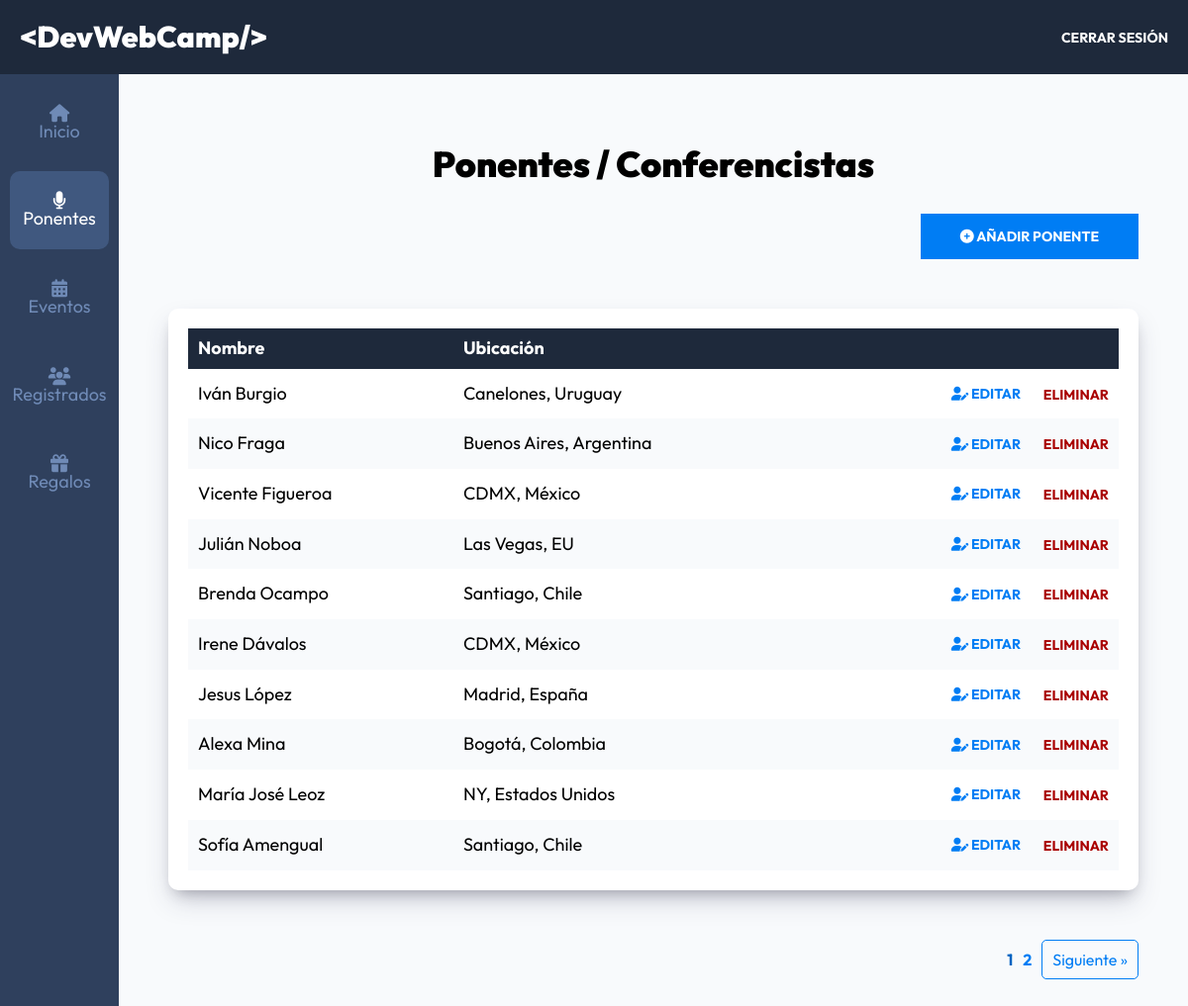
Page /admin/ponentes?page=1 (signed in) on the committed database.
### tables this page shows
CREATE TABLE `ponentes` (
  `id` int NOT NULL AUTO_INCREMENT,
  `nombre` varchar(40) DEFAULT NULL,
  `apellido` varchar(40) DEFAULT NULL,
  `ciudad` varchar(20) DEFAULT NULL,
  `pais` varchar(20) DEFAULT NULL,
  `imagen` varchar(32) DEFAULT NULL,
  `tags` varchar(120) DEFAULT NULL,
  `redes` text,
  PRIMARY KEY (`id`)
);

### controllers/PonentesController.php (called while the page is built, shortened)
<?php
class PonentesController {
    public static function index(Router $router) {
        $pagina_actual = $_GET['page'];
        $pagina_actual = filter_var($pagina_actual, FILTER_VALIDATE_INT);
        $registros_por_pagina = 10;
        $total = Ponente::total();
        $paginacion = new Paginacion($pagina_actual, $registros_por_pagina, $total);
        $ponentes = Ponente::paginar($registros_por_pagina, $paginacion->offset());
        $router->render('admin/ponentes/index', [
            'titulo' => 'Ponentes / Conferencistas',
            'ponentes' => $ponentes,
            'paginacion' => $paginacion->paginacion(),
        ]);
    }
}

### public/index.php (called while the page is built, shortened)
<?php
$router = new Router();
$router->get('/login', [AuthController::class, 'login']);
$router->post('/login', [AuthController::class, 'login']);
$router->post('/logout', [AuthController::class, 'logout']);
$router->get('/registro', [AuthController::class, 'registro']);
$router->post('/registro', [AuthController::class, 'registro']);
$router->get('/olvide', [AuthController::class, 'olvide']);
$router->post('/olvide', [AuthController::class, 'olvide']);
$router->get('/reestablecer', [AuthController::class, 'reestablecer']);
$router->post('/reestablecer', [AuthController::class, 'reestablecer']);
$router->get('/mensaje', [AuthController::class, 'mensaje']);
$router->get('/confirmar-cuenta', [AuthController::class, 'confirmar']);
$router->get('/admin/dashboard', [DashboardController::class, 'index']);
$router->get('/admin/ponentes', [PonentesController::class, 'index']);
$router->get('/admin/ponentes/crear', [PonentesController::class, 'crear']);
$router->post('/admin/ponentes/crear', [PonentesController::class, 'crear']);
$router->get('/admin/ponentes/editar', [PonentesController::class, 'editar']);
$router->post('/admin/ponentes/editar', [PonentesController::class, 'editar']);
$router->post('/admin/ponentes/eliminar', [PonentesController::class, 'eliminar']);
$router->get('/admin/eventos', [EventosController::class, 'index']);
$router->get('/admin/eventos/crear', [EventosController::class, 'crear']);
$router->post('/admin/eventos/crear', [EventosController::class, 'crear']);
$router->get('/admin/eventos/editar', [EventosController::class, 'editar']);
$router->post('/admin/eventos/editar', [EventosController::class, 'editar']);
$router->post('/admin/eventos/eliminar', [EventosController::class, 'eliminar']);
$router->get('/api/eventos-horario', [APIEventos::class, 'index']);
$router->get('/api/ponentes', [APIPonentes::class, 'index']);
$router->get('/api/ponente', [APIPonentes::class, 'ponente']);
$router->get('/api/regalos', [APIRegalos::class, 'index']);
$router->get('/admin/registrados', [RegistradosController::class, 'index']);
$router->get('/admin/regalos', [RegalosController::class, 'index']);
$router->get('/finalizar-registro', [RegistroController::class, 'crear']);
$router->post('/finalizar-registro/gratis', [RegistroController::class, 'gratis']);
$router->post('/finalizar-registro/pagar', [RegistroController::class, 'pagar']);
$router->get('/finalizar-registro/conferencias', [RegistroController::class, 'conferencias']);
$router->post('/finalizar-registro/conferencias', [RegistroController::class, 'conferencias']);
$router->get('/boleto', [RegistroController::class, 'boleto']);
$router->get('/', [PaginasController::class, 'index']);
$router->get('/devwebcamp', [PaginasController::class, 'evento']);
$router->get('/paquetes', [PaginasController::class, 'paquetes']);
$router->get('/workshops-conferencias', [PaginasController::class, 'conferencias']);
$router->get('/404', [PaginasController::class, 'error']);
$router->comprobarRutas();

### models/ActiveRecord.php (called while the page is built, shortened)
<?php
class ActiveRecord {
    protected static $db;
    protected static $tabla = '';
    public static function setDB($database) {
        self::$db = $database;
    }
    public static function consultarSQL($query) {
        $resultado = self::$db->query($query);
        $array = [];
        while($registro = $resultado->fetch_assoc()) {
            $array[] = static::crearObjeto($registro);
        }
        return $array;
    }
    protected static function crearObjeto($registro) {
        $objeto = new static;
        foreach($registro as $key => $value ) {
            if(property_exists( $objeto, $key  )) {
                $objeto->$key = $value;
            }
        }
        return $objeto;
    }
    public static function paginar($por_pagina, $offset) {
        $query = "SELECT * FROM " . static::$tabla . " ORDER BY id DESC LIMIT ${por_pagina} OFFSET ${offset} " ;
        $resultado = self::consultarSQL($query);
        return $resultado;
    }
    public static function total($columna = '', $valor = '') {
        $query = "SELECT COUNT(*) FROM " . static::$tabla;
        $resultado = self::$db->query($query);
        $total = $resultado->fetch_array();
        return array_shift($total);
    }
}

### views/admin/ponentes/index.php (the view, shortened to what this page needs)
<h2 class="dashboard__heading"><?php echo $titulo; ?></h2>
<div class="dashboard__contenedor-boton">
    <a class="dashboard__boton" href="/admin/ponentes/crear">
        <i class="fa-solid fa-circle-plus"></i>
        Añadir Ponente
    </a>
</div>
<div class="dashboard__contenedor">
    <?php if(!empty($ponentes)) { ?>
        <table class="table">
            <thead class="table__thead">
                <tr>
                    <th scope="col" class="table__th">Nombre</th>
                    <th scope="col" class="table__th">Ubicación</th>
                    <th scope="col" class="table__th"></th>
                </tr>
            </thead>
            <tbody class="table__tbody">
                <?php foreach($ponentes as $ponente) { ?>
                    <tr class="table__tr">
                        <td class="table__td"><?php echo $ponente->nombre . " " . $ponente->apellido; ?></td>
                        <td class="table__td"><?php echo $ponente->ciudad . ", " . $ponente->pais; ?></td>
                        <td class="table__td--acciones">
                            <a class="table__accion table__accion--editar" href="/admin/ponentes/editar?id=<?php echo $ponente->id; ?>">
                                <i class="fa-solid fa-user-pen"></i>
                                Editar
                            </a>
                            <form method="POST" action="/admin/ponentes/eliminar" class="table__formulario">
                                <button class="table__accion table__accion--eliminar" type="submit">
                                    Eliminar
                                </button>
                            </form>
                        </td>
                    </tr>
                <?php } ?>
            </tbody>
        </table>
    <?php } else { ?>
        <p class="text-center">No hay ponentes aún.</p>
    <?php } ?>
</div>
<?php
    echo $paginacion;
?>

### public/build/css/app.css (style rules this page uses)
html { line-height: 1.15; -webkit-text-size-adjust: 100%; }
body { margin: 0; }
a { background-color: transparent; }
button, input, optgroup, select, textarea { font-family: inherit; font-size: 100%; line-height: 1.15; margin: 0; }
button, input { overflow: visible; }
button, select { text-transform: none; }
button, [type=button], [type=reset], [type=submit] { -webkit-appearance: button; }
html { font-size: 62.5%; box-sizing: border-box; height: 100%; }
*, *:before, *:after { box-sizing: inherit; }
body { font-family: "Outfit", sans-serif; font-size: 1.8rem; }
a { text-decoration: none; }
h1, h2, h3 { font-family: "Outfit", sans-serif; font-weight: 900; margin: 2rem 0; }
h2 { font-size: 3.6rem; }
[class$=__heading] { font-family: "Outfit", sans-serif; font-weight: 900; margin: 2rem 0; margin: 6rem 0 3rem 0; text-align: center; }
.dashboard { height: 100%; display: flex; flex-direction: column; background-color: #F8FAFC; }
@media (min-width: 768px) { .dashboard__contenedor-boton { display: flex; justify-content: flex-end; margin-bottom: 5rem; } }
.dashboard__boton { background-color: #007df4; padding: 1.5rem 4rem; color: #FFFFFF; font-size: 1.8rem; font-weight: 700; border: none; transition-property: background-color; transition-duration: 0.3s; text-align: center; width: 100%; display: inline-block; text-transform: uppercase; font-size: 1.4rem; }
@media (min-width: 768px) { .dashboard__boton { width: auto; } }
.dashboard__contenedor, .dashboard__formulario { box-shadow: rgba(50, 50, 93, 0.25) 0px 13px 27px -5px, rgba(0, 0, 0, 0.3) 0px 8px 16px -8px; background-color: #FFFFFF; padding: 2rem; border-radius: 1rem; }
.table { width: 100%; border-collapse: collapse; }
.table__thead { background-color: #1E293B; color: #FFFFFF; }
.table__th { padding: 1rem; text-align: left; }
.table__tr:nth-child(even) { background-color: #F8FAFC; }
.table__td, .table__td--acciones { padding: 1.5rem 1rem; }
.table__td--acciones { display: flex; justify-content: flex-end; gap: 2rem; align-items: center; }
.table__accion { all: unset; text-transform: uppercase; font-size: 1.4rem; font-weight: 700; }
.table__accion--editar { color: #007df4; }
.table__accion--eliminar { color: rgb(169, 0, 0); }

### rows in the picture
ponentes: nombre "Iván", apellido "Burgio", ciudad "Canelones", pais "Uruguay"
ponentes: nombre "Nico", apellido "Fraga", ciudad "Buenos Aires", pais "Argentina"
ponentes: nombre "Vicente", apellido "Figueroa", ciudad "CDMX", pais "México"
ponentes: nombre "Julián", apellido "Noboa", ciudad "Las Vegas", pais "EU"
ponentes: nombre "Brenda", apellido "Ocampo", ciudad "Santiago", pais "Chile"
ponentes: nombre "Irene", apellido "Dávalos", ciudad "CDMX", pais "México"
ponentes: nombre "Jesus", apellido "López", ciudad "Madrid", pais "España"
ponentes: nombre "Alexa", apellido "Mina", ciudad "Bogotá", pais "Colombia"
ponentes: nombre "María José", apellido "Leoz", ciudad "NY", pais "Estados Unidos"
ponentes: nombre "Sofía", apellido "Amengual", ciudad "Santiago", pais "Chile"

### other values in the picture
$titulo "Ponentes / Conferencistas"
